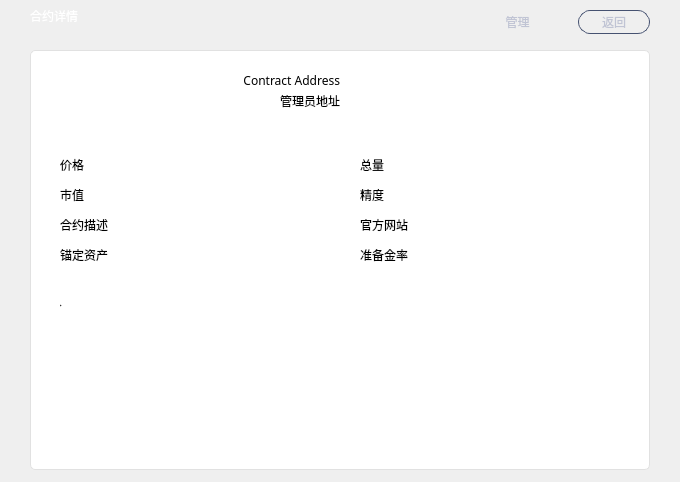
<?xml version="1.0" encoding="UTF-8"?>
<ui version="4.0">
 <class>ContractDetailWidget</class>
 <widget class="QWidget" name="ContractDetailWidget">
  <property name="geometry">
   <rect>
    <x>0</x>
    <y>0</y>
    <width>680</width>
    <height>482</height>
   </rect>
  </property>
  <property name="font">
   <font>
    <family>微软雅黑</family>
   </font>
  </property>
  <property name="windowTitle">
   <string>Form</string>
  </property>
  <property name="styleSheet">
   <string notr="true"/>
  </property>
  <widget class="QWidget" name="containerWidget" native="true">
   <property name="geometry">
    <rect>
     <x>30</x>
     <y>50</y>
     <width>620</width>
     <height>420</height>
    </rect>
   </property>
   <property name="font">
    <font>
     <family>微软雅黑</family>
    </font>
   </property>
   <property name="styleSheet">
    <string notr="true">#containerWidget{background-color: rgb(255, 255, 255);border:1px solid rgb(225,225,225);
border-radius:5px;}
</string>
   </property>
   <widget class="QLabel" name="typeLabel">
    <property name="geometry">
     <rect>
      <x>80</x>
      <y>40</y>
      <width>120</width>
      <height>20</height>
     </rect>
    </property>
    <property name="font">
     <font>
      <family>微软雅黑</family>
      <pointsize>10</pointsize>
      <weight>75</weight>
      <bold>true</bold>
     </font>
    </property>
    <property name="styleSheet">
     <string notr="true">color: rgb(95, 102, 131);</string>
    </property>
    <property name="text">
     <string/>
    </property>
    <property name="alignment">
     <set>Qt::AlignLeading|Qt::AlignLeft|Qt::AlignVCenter</set>
    </property>
   </widget>
   <widget class="QLabel" name="priceLabel">
    <property name="geometry">
     <rect>
      <x>110</x>
      <y>100</y>
      <width>180</width>
      <height>30</height>
     </rect>
    </property>
    <property name="font">
     <font>
      <family>微软雅黑</family>
     </font>
    </property>
    <property name="text">
     <string/>
    </property>
    <property name="alignment">
     <set>Qt::AlignRight|Qt::AlignTrailing|Qt::AlignVCenter</set>
    </property>
    <property name="textInteractionFlags">
     <set>Qt::LinksAccessibleByMouse|Qt::TextSelectableByMouse</set>
    </property>
   </widget>
   <widget class="QLabel" name="supplyLabel">
    <property name="geometry">
     <rect>
      <x>410</x>
      <y>100</y>
      <width>180</width>
      <height>30</height>
     </rect>
    </property>
    <property name="font">
     <font>
      <family>微软雅黑</family>
     </font>
    </property>
    <property name="text">
     <string/>
    </property>
    <property name="alignment">
     <set>Qt::AlignRight|Qt::AlignTrailing|Qt::AlignVCenter</set>
    </property>
    <property name="textInteractionFlags">
     <set>Qt::LinksAccessibleByMouse|Qt::TextSelectableByMouse</set>
    </property>
   </widget>
   <widget class="QLabel" name="mortgageRateLabel2">
    <property name="geometry">
     <rect>
      <x>330</x>
      <y>190</y>
      <width>120</width>
      <height>30</height>
     </rect>
    </property>
    <property name="font">
     <font>
      <family>微软雅黑</family>
     </font>
    </property>
    <property name="text">
     <string>准备金率</string>
    </property>
    <property name="alignment">
     <set>Qt::AlignLeading|Qt::AlignLeft|Qt::AlignVCenter</set>
    </property>
   </widget>
   <widget class="QLabel" name="priceLabel2">
    <property name="geometry">
     <rect>
      <x>30</x>
      <y>100</y>
      <width>80</width>
      <height>30</height>
     </rect>
    </property>
    <property name="font">
     <font>
      <family>微软雅黑</family>
     </font>
    </property>
    <property name="text">
     <string>价格</string>
    </property>
    <property name="alignment">
     <set>Qt::AlignLeading|Qt::AlignLeft|Qt::AlignVCenter</set>
    </property>
   </widget>
   <widget class="QLabel" name="mortgageRateLabel">
    <property name="geometry">
     <rect>
      <x>470</x>
      <y>190</y>
      <width>120</width>
      <height>30</height>
     </rect>
    </property>
    <property name="font">
     <font>
      <family>微软雅黑</family>
     </font>
    </property>
    <property name="text">
     <string/>
    </property>
    <property name="alignment">
     <set>Qt::AlignRight|Qt::AlignTrailing|Qt::AlignVCenter</set>
    </property>
    <property name="textInteractionFlags">
     <set>Qt::LinksAccessibleByMouse|Qt::TextSelectableByMouse</set>
    </property>
   </widget>
   <widget class="QLabel" name="anchorLabel">
    <property name="geometry">
     <rect>
      <x>110</x>
      <y>190</y>
      <width>180</width>
      <height>30</height>
     </rect>
    </property>
    <property name="font">
     <font>
      <family>微软雅黑</family>
     </font>
    </property>
    <property name="text">
     <string/>
    </property>
    <property name="alignment">
     <set>Qt::AlignRight|Qt::AlignTrailing|Qt::AlignVCenter</set>
    </property>
    <property name="textInteractionFlags">
     <set>Qt::LinksAccessibleByMouse|Qt::TextSelectableByMouse</set>
    </property>
   </widget>
   <widget class="QLabel" name="supplyLabel2">
    <property name="geometry">
     <rect>
      <x>330</x>
      <y>100</y>
      <width>80</width>
      <height>30</height>
     </rect>
    </property>
    <property name="font">
     <font>
      <family>微软雅黑</family>
     </font>
    </property>
    <property name="text">
     <string>总量</string>
    </property>
    <property name="alignment">
     <set>Qt::AlignLeading|Qt::AlignLeft|Qt::AlignVCenter</set>
    </property>
   </widget>
   <widget class="QLabel" name="anchorLabel2">
    <property name="geometry">
     <rect>
      <x>30</x>
      <y>190</y>
      <width>80</width>
      <height>30</height>
     </rect>
    </property>
    <property name="font">
     <font>
      <family>微软雅黑</family>
     </font>
    </property>
    <property name="text">
     <string>锚定资产</string>
    </property>
    <property name="alignment">
     <set>Qt::AlignLeading|Qt::AlignLeft|Qt::AlignVCenter</set>
    </property>
   </widget>
   <widget class="QLabel" name="marketValueLabel2">
    <property name="geometry">
     <rect>
      <x>30</x>
      <y>130</y>
      <width>80</width>
      <height>30</height>
     </rect>
    </property>
    <property name="font">
     <font>
      <family>微软雅黑</family>
     </font>
    </property>
    <property name="text">
     <string>市值</string>
    </property>
    <property name="alignment">
     <set>Qt::AlignLeading|Qt::AlignLeft|Qt::AlignVCenter</set>
    </property>
   </widget>
   <widget class="QLabel" name="marketValueLabel">
    <property name="geometry">
     <rect>
      <x>110</x>
      <y>130</y>
      <width>180</width>
      <height>30</height>
     </rect>
    </property>
    <property name="font">
     <font>
      <family>微软雅黑</family>
     </font>
    </property>
    <property name="text">
     <string/>
    </property>
    <property name="alignment">
     <set>Qt::AlignRight|Qt::AlignTrailing|Qt::AlignVCenter</set>
    </property>
    <property name="textInteractionFlags">
     <set>Qt::LinksAccessibleByMouse|Qt::TextSelectableByMouse</set>
    </property>
   </widget>
   <widget class="QLabel" name="precisionLabel2">
    <property name="geometry">
     <rect>
      <x>330</x>
      <y>130</y>
      <width>80</width>
      <height>30</height>
     </rect>
    </property>
    <property name="font">
     <font>
      <family>微软雅黑</family>
     </font>
    </property>
    <property name="text">
     <string>精度</string>
    </property>
    <property name="alignment">
     <set>Qt::AlignLeading|Qt::AlignLeft|Qt::AlignVCenter</set>
    </property>
   </widget>
   <widget class="QLabel" name="precisionLabel">
    <property name="geometry">
     <rect>
      <x>410</x>
      <y>130</y>
      <width>180</width>
      <height>30</height>
     </rect>
    </property>
    <property name="font">
     <font>
      <family>微软雅黑</family>
     </font>
    </property>
    <property name="text">
     <string/>
    </property>
    <property name="alignment">
     <set>Qt::AlignRight|Qt::AlignTrailing|Qt::AlignVCenter</set>
    </property>
    <property name="textInteractionFlags">
     <set>Qt::LinksAccessibleByMouse|Qt::TextSelectableByMouse</set>
    </property>
   </widget>
   <widget class="QLabel" name="websiteLabel2">
    <property name="geometry">
     <rect>
      <x>330</x>
      <y>160</y>
      <width>80</width>
      <height>30</height>
     </rect>
    </property>
    <property name="font">
     <font>
      <family>微软雅黑</family>
     </font>
    </property>
    <property name="text">
     <string>官方网站</string>
    </property>
    <property name="alignment">
     <set>Qt::AlignLeading|Qt::AlignLeft|Qt::AlignVCenter</set>
    </property>
   </widget>
   <widget class="QLabel" name="websiteLabel">
    <property name="geometry">
     <rect>
      <x>410</x>
      <y>160</y>
      <width>180</width>
      <height>30</height>
     </rect>
    </property>
    <property name="font">
     <font>
      <family>微软雅黑</family>
     </font>
    </property>
    <property name="text">
     <string/>
    </property>
    <property name="alignment">
     <set>Qt::AlignRight|Qt::AlignTrailing|Qt::AlignVCenter</set>
    </property>
    <property name="textInteractionFlags">
     <set>Qt::LinksAccessibleByMouse|Qt::TextSelectableByMouse</set>
    </property>
   </widget>
   <widget class="QLabel" name="label_2">
    <property name="geometry">
     <rect>
      <x>30</x>
      <y>240</y>
      <width>140</width>
      <height>30</height>
     </rect>
    </property>
    <property name="font">
     <font>
      <family>微软雅黑</family>
      <pointsize>-1</pointsize>
      <weight>9</weight>
      <italic>false</italic>
      <bold>false</bold>
     </font>
    </property>
    <property name="styleSheet">
     <string notr="true">font: 75 20px &quot;微软雅黑&quot;;</string>
    </property>
    <property name="text">
     <string>简介</string>
    </property>
   </widget>
   <widget class="QLabel" name="descriptionLabel2">
    <property name="geometry">
     <rect>
      <x>30</x>
      <y>160</y>
      <width>80</width>
      <height>30</height>
     </rect>
    </property>
    <property name="font">
     <font>
      <family>微软雅黑</family>
     </font>
    </property>
    <property name="text">
     <string>合约描述</string>
    </property>
    <property name="alignment">
     <set>Qt::AlignLeading|Qt::AlignLeft|Qt::AlignVCenter</set>
    </property>
   </widget>
   <widget class="QLabel" name="descriptionLabel">
    <property name="geometry">
     <rect>
      <x>110</x>
      <y>160</y>
      <width>180</width>
      <height>30</height>
     </rect>
    </property>
    <property name="font">
     <font>
      <family>微软雅黑</family>
     </font>
    </property>
    <property name="text">
     <string/>
    </property>
    <property name="alignment">
     <set>Qt::AlignRight|Qt::AlignTrailing|Qt::AlignVCenter</set>
    </property>
    <property name="textInteractionFlags">
     <set>Qt::LinksAccessibleByMouse|Qt::TextSelectableByMouse</set>
    </property>
   </widget>
   <widget class="QLabel" name="addressLabel">
    <property name="geometry">
     <rect>
      <x>320</x>
      <y>20</y>
      <width>300</width>
      <height>20</height>
     </rect>
    </property>
    <property name="font">
     <font>
      <family>微软雅黑</family>
     </font>
    </property>
    <property name="styleSheet">
     <string notr="true">color: rgb(40, 45, 66);</string>
    </property>
    <property name="text">
     <string/>
    </property>
    <property name="alignment">
     <set>Qt::AlignLeading|Qt::AlignLeft|Qt::AlignVCenter</set>
    </property>
    <property name="textInteractionFlags">
     <set>Qt::LinksAccessibleByMouse|Qt::TextSelectableByMouse</set>
    </property>
   </widget>
   <widget class="QLabel" name="adminLabel2">
    <property name="geometry">
     <rect>
      <x>200</x>
      <y>42</y>
      <width>110</width>
      <height>20</height>
     </rect>
    </property>
    <property name="font">
     <font>
      <family>微软雅黑</family>
     </font>
    </property>
    <property name="text">
     <string>管理员地址</string>
    </property>
    <property name="alignment">
     <set>Qt::AlignRight|Qt::AlignTop|Qt::AlignTrailing</set>
    </property>
   </widget>
   <widget class="QLabel" name="adminLabel">
    <property name="geometry">
     <rect>
      <x>320</x>
      <y>42</y>
      <width>280</width>
      <height>40</height>
     </rect>
    </property>
    <property name="font">
     <font>
      <family>微软雅黑</family>
     </font>
    </property>
    <property name="styleSheet">
     <string notr="true">color: rgb(40, 45, 66);</string>
    </property>
    <property name="text">
     <string/>
    </property>
    <property name="wordWrap">
     <bool>true</bool>
    </property>
    <property name="textInteractionFlags">
     <set>Qt::LinksAccessibleByMouse|Qt::TextSelectableByMouse</set>
    </property>
   </widget>
   <widget class="QLabel" name="logoLabel">
    <property name="geometry">
     <rect>
      <x>30</x>
      <y>21</y>
      <width>42</width>
      <height>42</height>
     </rect>
    </property>
    <property name="text">
     <string/>
    </property>
   </widget>
   <widget class="QLabel" name="nameLabel">
    <property name="geometry">
     <rect>
      <x>80</x>
      <y>20</y>
      <width>120</width>
      <height>22</height>
     </rect>
    </property>
    <property name="font">
     <font>
      <family>微软雅黑</family>
      <pointsize>12</pointsize>
      <weight>75</weight>
      <italic>false</italic>
      <bold>true</bold>
     </font>
    </property>
    <property name="styleSheet">
     <string notr="true">color: rgb(40, 45, 66);</string>
    </property>
    <property name="text">
     <string/>
    </property>
    <property name="textInteractionFlags">
     <set>Qt::LinksAccessibleByMouse|Qt::TextSelectableByMouse</set>
    </property>
   </widget>
   <widget class="QLabel" name="adminLabel2_2">
    <property name="geometry">
     <rect>
      <x>200</x>
      <y>20</y>
      <width>110</width>
      <height>20</height>
     </rect>
    </property>
    <property name="font">
     <font>
      <family>微软雅黑</family>
     </font>
    </property>
    <property name="text">
     <string>Contract Address</string>
    </property>
    <property name="alignment">
     <set>Qt::AlignRight|Qt::AlignTrailing|Qt::AlignVCenter</set>
    </property>
   </widget>
   <widget class="QLabel" name="summaryLabel">
    <property name="geometry">
     <rect>
      <x>40</x>
      <y>280</y>
      <width>540</width>
      <height>110</height>
     </rect>
    </property>
    <property name="font">
     <font>
      <family>微软雅黑</family>
     </font>
    </property>
    <property name="text">
     <string/>
    </property>
    <property name="alignment">
     <set>Qt::AlignLeading|Qt::AlignLeft|Qt::AlignTop</set>
    </property>
    <property name="wordWrap">
     <bool>true</bool>
    </property>
    <property name="textInteractionFlags">
     <set>Qt::LinksAccessibleByMouse|Qt::TextSelectableByMouse</set>
    </property>
   </widget>
  </widget>
  <widget class="QToolButton" name="backBtn">
   <property name="geometry">
    <rect>
     <x>578</x>
     <y>10</y>
     <width>72</width>
     <height>24</height>
    </rect>
   </property>
   <property name="cursor">
    <cursorShape>PointingHandCursor</cursorShape>
   </property>
   <property name="styleSheet">
    <string notr="true">QToolButton{color:rgb(192,196,212);border:1px solid  rgb(70,82,113);border-radius:12px;
background-color: transparent;
font: 12px &quot;微软雅黑&quot;;}
QToolButton:hover{color:white;border-color:rgb(24,140,249);background-color:rgb(24,140,249);}</string>
   </property>
   <property name="text">
    <string>返回</string>
   </property>
  </widget>
  <widget class="QToolButton" name="manageBtn">
   <property name="geometry">
    <rect>
     <x>480</x>
     <y>10</y>
     <width>85</width>
     <height>24</height>
    </rect>
   </property>
   <property name="cursor">
    <cursorShape>PointingHandCursor</cursorShape>
   </property>
   <property name="styleSheet">
    <string notr="true">QToolButton{color: rgb(192,196,212);border:none;background:transparent;background-origin: content;background-image: url(&quot;:/ui/wallet_ui/downArrow.png&quot;);background-repeat: no-repeat; background-position: center right;padding:0px 10px 0px 0px;}
QToolButton:hover{color: white;}</string>
   </property>
   <property name="text">
    <string>管理</string>
   </property>
  </widget>
  <widget class="QLabel" name="label">
   <property name="geometry">
    <rect>
     <x>30</x>
     <y>5</y>
     <width>200</width>
     <height>21</height>
    </rect>
   </property>
   <property name="styleSheet">
    <string notr="true">color: white;
font: 18px &quot;微软雅黑&quot;;</string>
   </property>
   <property name="text">
    <string>合约详情</string>
   </property>
  </widget>
 </widget>
 <resources/>
 <connections/>
</ui>
